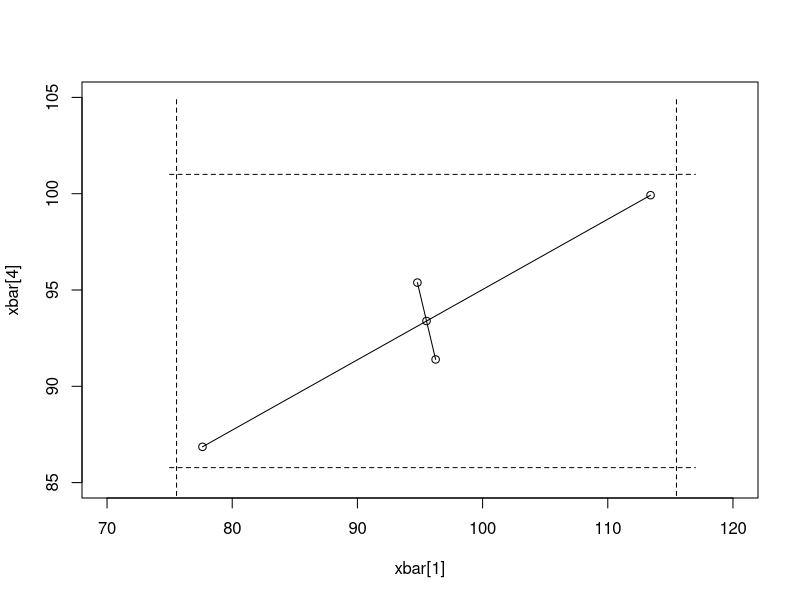

The R source for this figure:
### Ejercicio 5.9
{ # datos
  xbar<-c(95.52,164.58,55.69,93.39,17.98,31.13)
  s1<-c(3266.46, 1343.97,731.54, 1175.50, 162.58, 238.37)
  s2<-c(1343.97,721.91,324.25,537.35,80.17,117.73)
  s3<-c(731.54,324.25,179.28,281.17,39.15,56.80)
  s4<-c(1175.50,537.35,281.17,474.98,63.73,94.85)
  s5<-c(162.68,80.17,39.15,63.73,9.95,13.88)
  s6<-c(238.37,117.73,56.80,94.85,13.88,21.26)
  S<-matrix(c(s1,s2,s3,s4,s5,s6), nr=6, nc=6, byrow = T )
  n=61
  alpha=0.05
}
{ # Punto A: IC simultaneos T^2 para muestra grande
  li<-NA
  ls<-NA
  for(i in 1:6){
    li[i]<-xbar[i]-sqrt(qchisq(0.95,6))*sqrt(S[i,i]/n)
    ls[i]<-xbar[i]+sqrt(qchisq(0.95,6))*sqrt(S[i,i]/n)
  }
  round(rbind(li,ls),2)
}
{ # Punto C: IC Bonferroni
  liB<-NA
  lsB<-NA
  for(i in 1:6){
    liB[i]<-xbar[i]-qt(1-alpha/(2*6),60)*sqrt(S[i,i]/n)
    lsB[i]<-xbar[i]+qt(1-alpha/(2*6),60)*sqrt(S[i,i]/n)
  }
  round(rbind(liB,lsB),2)
}
{ # Punto E: IC Bonferroni para una combinación lineal
  a<-c(0,0,0,0,-1,1)
  lc<-NA
  lc[1]<-a%*%xbar- qt(1-alpha/(2*7),60)*sqrt(t(a)%*%S%*%a/n)
  lc[2]<-a%*%xbar+ qt(1-alpha/(2*7),60)*sqrt(t(a)%*%S%*%a/n)
  round(lc,2)
}
{ # Punto B: Elipse del 95% de confianza muestra grande
  S.b<-matrix(c(S[1,1],S[1,4],S[4,1],S[4,4]), nr=2, nc=2, byrow=T)
  solve(S.b)
  VP<- eigen(S.b)
  e1<-VP$vectors[,1]
  e2<-VP$vectors[,2]
  lambda1<-VP$values[1]
  lambda2<-VP$values[2]
  e.ma<-c(xbar[1],xbar[4])-sqrt(lambda1)*sqrt(qchisq(0.95,2)/n)*e1
  e.me<-c(xbar[1],xbar[4])-sqrt(lambda2)*sqrt(qchisq(0.95,2)/n)*e2
  e.ma1<-c(xbar[1],xbar[4])+sqrt(lambda1)*sqrt(qchisq(0.95,2)/n)*e1
  e.me1<-c(xbar[1],xbar[4])+sqrt(lambda2)*sqrt(qchisq(0.95,2)/n)*e2
  plot(xbar[1],xbar[4], xlim=c(70,120), ylim=c(85,105))
  points(c(e.ma[1],e.me[1],e.ma1[1],e.me1[1]),c(e.ma[2],e.me[2],e.ma1[2],e.me1[2]))
  lines(c(e.me[1],e.me1[1]),c(e.me[2],e.me1[2]), lty =1)
  lines(c(e.ma[1],e.ma1[1]),c(e.ma[2],e.ma1[2]), lty =1)
  
  mu1<-c(e.ma[1],e.me[1],e.ma1[1],e.me1[1])
  mu4<-c(e.ma[2],e.me[2],e.ma1[2],e.me1[2])
  rbind(mu1, mu4)
  n*t(c(95.52-mu1[4],93.39-mu4[4]))%*%solve(S.b)%*%c(95.52-mu1[4],93.39-mu4[4])
  
  lines(seq(from=75, to=117, length.out=1000),rep(liB[4],1000), lty=2)
  lines(seq(from=75, to=117, length.out=1000),rep(lsB[4],1000), lty=2)
  lines(rep(liB[1],1000),seq(from=80, to=105, length.out=1000), lty=2)
  lines(rep(lsB[1],1000),seq(from=80, to=105, length.out=1000), lty=2)
  
  rbind(liB[c(1,4)],lsB[c(1,4)])
  rbind(li[c(1,4)],ls[c(1,4)])     
}
